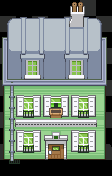

This is a level from a 2D game, rendered from its Tiled map with the project's own tilesets. A one-line summary and the map file follow, with tile-layer data summarised:
An orthogonal 7x11 tile map with 16x16 px tiles, 3 tile layers (OnGrass, Collisions, WalkBehind) and 1 object (teleport on push).

<map version="1.10" tiledversion="1.11.0" orientation="orthogonal" renderorder="right-down" compressionlevel="6" width="7" height="11" tilewidth="16" tileheight="16" infinite="0" nextlayerid="5" nextobjectid="10">
 <tileset firstgid="1" source="../../../tileset/paris-3-h250.tsx" />
 <layer id="4" name="OnGrass" width="7" height="11">
  <data>[77 cells, 4 non-empty, 2 distinct tile ids]</data>
 </layer>
 <layer id="1" name="Collisions" width="7" height="11">
  <data>[77 cells, 60 non-empty, 57 distinct tile ids]</data>
 </layer>
 <layer id="2" name="WalkBehind" width="7" height="11">
  <data>[77 cells, 35 non-empty, 31 distinct tile ids]</data>
 </layer>
 <objectgroup name="Moving">
  <object id="9" type="teleport on push" x="48" y="160" width="16" height="16">
   <properties>
    <property name="map" value="floor-0" />
    <property name="x" value="3" />
    <property name="y" value="8" />
   </properties>
  </object>
 </objectgroup>
</map>
